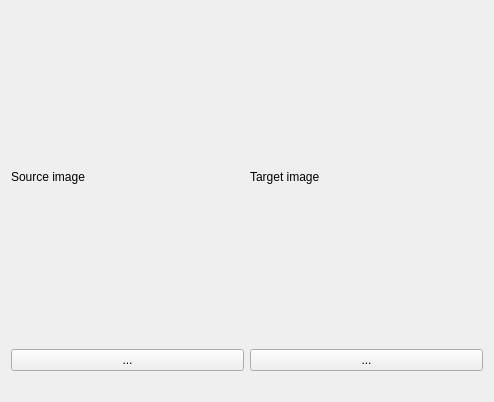
<?xml version="1.0" encoding="UTF-8"?>
<ui version="4.0">
 <class>widget_image_pair_player</class>
 <widget class="QWidget" name="widget_image_pair_player">
  <property name="geometry">
   <rect>
    <x>0</x>
    <y>0</y>
    <width>494</width>
    <height>402</height>
   </rect>
  </property>
  <property name="windowTitle">
   <string>Form</string>
  </property>
  <layout class="QVBoxLayout" name="verticalLayout">
   <item>
    <layout class="QGridLayout" name="gridLayout">
     <item row="0" column="1">
      <widget class="QLabel" name="labelTargetImage">
       <property name="text">
        <string>Target image</string>
       </property>
      </widget>
     </item>
     <item row="1" column="1">
      <widget class="QPushButton" name="pushButtonTargetImage">
       <property name="text">
        <string>...</string>
       </property>
      </widget>
     </item>
     <item row="0" column="0">
      <widget class="QLabel" name="labelSourceImage">
       <property name="text">
        <string>Source image</string>
       </property>
      </widget>
     </item>
     <item row="1" column="0">
      <widget class="QPushButton" name="pushButtonSourceImage">
       <property name="text">
        <string>...</string>
       </property>
      </widget>
     </item>
     <item row="2" column="0" colspan="2">
      <widget class="QLabel" name="labelInfo">
       <property name="sizePolicy">
        <sizepolicy hsizetype="Preferred" vsizetype="Maximum">
         <horstretch>0</horstretch>
         <verstretch>0</verstretch>
        </sizepolicy>
       </property>
       <property name="text">
        <string/>
       </property>
      </widget>
     </item>
    </layout>
   </item>
  </layout>
 </widget>
 <resources/>
 <connections/>
</ui>
